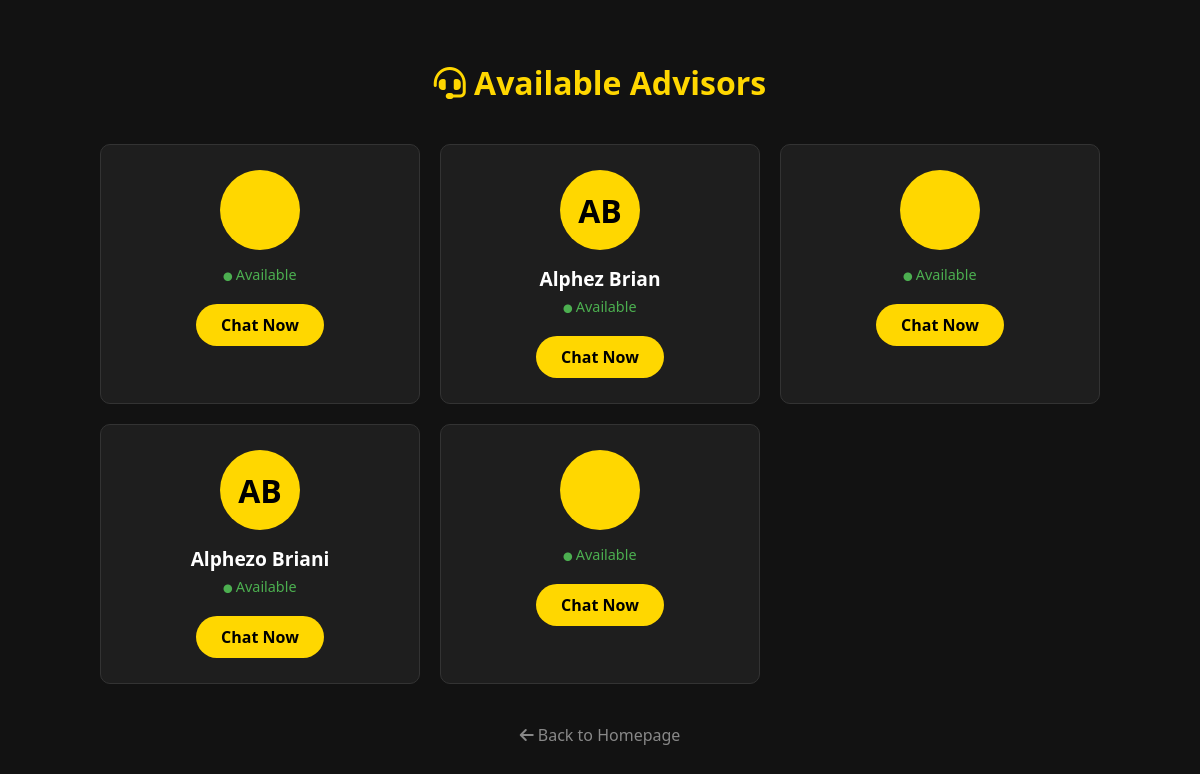
Page /support/advisors/ (signed in) on the committed database.
### users/models.py (models this page shows)
class CustomUser(AbstractUser):
    customer_id = models.CharField(max_length=10, unique=True, default=generate_user_id)
    address = models.CharField(max_length=255, blank=True, null=True)
    city = models.CharField(max_length=100, blank=True, null=True)
    zip_code = models.CharField(max_length=20, blank=True, null=True)
    phone = models.CharField(max_length=20, blank=True, null=True)
    balance = models.DecimalField(max_digits=10, decimal_places=2, default=1000.00)
    is_advisor = models.BooleanField(default=False)
    last_seen = models.DateTimeField(blank=True, null=True)

### users/advisor_views.py (the view)
# urls.py: path("support/advisors/", advisor_views.advisor_list, name="advisor_list"),
@login_required
def advisor_list(request):
    advisors = CustomUser.objects.filter(is_advisor=True)
    if not advisors.exists():
        advisors = CustomUser.objects.filter(is_superuser=True)
    return render(request, "advisor_list.html", {
        "advisors": advisors
    })

### users/templates/advisor_list.html (shortened to what this page needs)
{% load static %}
<!DOCTYPE html>
<html lang="en">
<head>
    <link rel="stylesheet" href="https://cdnjs.cloudflare.com/ajax/libs/font-awesome/6.0.0/css/all.min.css" />
</head>
<body>
    <div class="container">
        <h1><i class="fas fa-headset"></i> Available Advisors</h1>
        <div class="advisor-grid">
            {% for advisor in advisors %}
            <div class="advisor-card">
                <div class="avatar">
                    {{ advisor.first_name|first }}{{ advisor.last_name|first }}
                </div>
                <div class="name">{{ advisor.first_name }} {{ advisor.last_name }}</div>
                <div class="status">
                    <i class="fas fa-circle" style="font-size: 0.6em;"></i> Available
                </div>
                <a href="{% url 'user_chat_with_advisor' advisor.id %}" class="chat-btn">
                    Chat Now
                </a>
            </div>
            {% empty %}
            <div style="grid-column: 1/-1; text-align: center; color: #888;">
                <p>No advisors are currently available. Please try again later.</p>
            </div>
            {% endfor %}
        </div>
        <a href="{% url 'homepage' %}" class="back-link">
            <i class="fas fa-arrow-left"></i> Back to Homepage
        </a>
    </div>
</body>
</html>

### users/templates/advisor_list.html (style rules this page uses)
body { margin: 0; padding: 0; font-family: 'Segoe UI', Tahoma, Geneva, Verdana, sans-serif; background: #121212; color: #fff; display: flex; flex-direction: column; min-height: 100vh; }
.container { max-width: 1000px; margin: 0 auto; padding: 40px 20px; width: 100%; }
h1 { color: #ffd700; text-align: center; margin-bottom: 40px; }
.advisor-grid { display: grid; grid-template-columns: repeat(auto-fill, minmax(280px, 1fr)); gap: 20px; }
.advisor-card { background: #1e1e1e; border-radius: 10px; padding: 25px; text-align: center; border: 1px solid #333; transition: transform 0.3s ease, border-color 0.3s ease; }
.avatar { width: 80px; height: 80px; background: #ffd700; color: #000; border-radius: 50%; display: flex; align-items: center; justify-content: center; font-size: 2em; margin: 0 auto 15px; font-weight: bold; }
.name { font-size: 1.2em; margin-bottom: 5px; font-weight: bold; }
.status { color: #4caf50; font-size: 0.9em; margin-bottom: 20px; }
.chat-btn { display: inline-block; background: #ffd700; color: #000; padding: 10px 25px; border-radius: 25px; text-decoration: none; font-weight: bold; transition: background 0.3s ease; }
.back-link { display: block; text-align: center; margin-top: 40px; color: #888; text-decoration: none; }

### rows in the picture
CustomUser: first_name|first "A", last_name|first "B", first_name "Alphez", last_name "Brian"
CustomUser: first_name|first "A", last_name|first "B", first_name "Alphezo", last_name "Briani"
